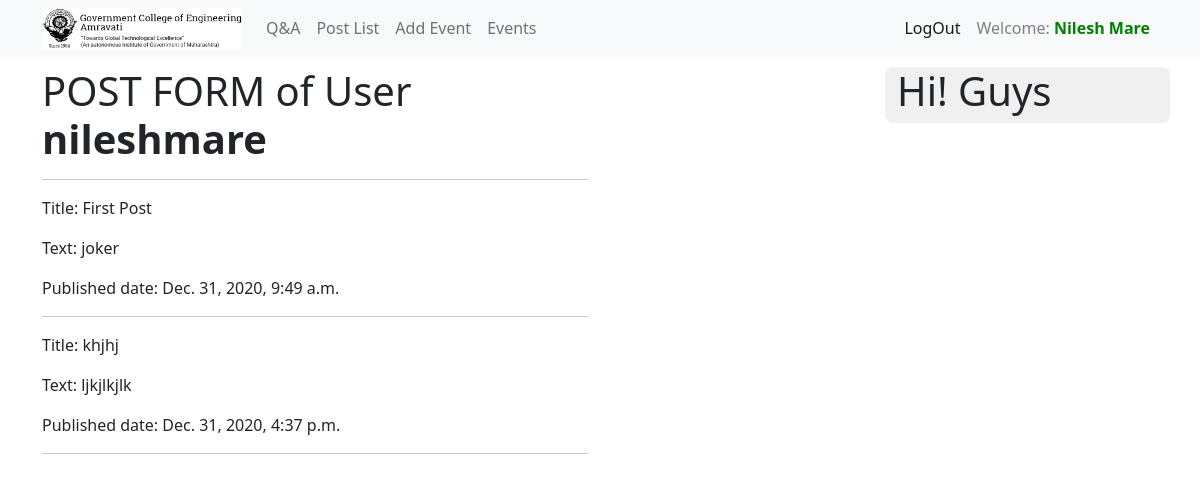
The page /1/post/detail/ (signed in) on the database its author committed.
### app/models.py (models this page shows, shortened)
class PostModel(models.Model):
    user = models.ForeignKey(User,related_name='posts',on_delete=models.CASCADE,default=0)
    title = models.CharField(max_length=255)
    info = models.TextField()
    published_date = models.DateTimeField(default=timezone.now)

### app/views.py (the view)
# urls.py: url(r'^(?P<pk>\d+)/post/detail/$',views.postdetail,name='post_detail'),
@login_required
def postdetail(request,pk):
    user = get_object_or_404(User,pk=pk)
    post_model=user.posts.all
    return render(request,'app/post_detail.html',{'post_model':post_model,
                                                  'user':user,})

### app/templates/app/post_detail.html
{%extends 'app/base.html'%}
{%block body_block%}
    <h1>POST FORM of User <B>{{user.username}}</B></h1><hr>
    {%for post in user.posts.all%}
        <p>Title: {{post.title}}</p>
        <p>Text: {{post.info}}</p>
        <p>Published date: {{post.published_date}}</p>
        <hr>
    {%endfor%}
{%endblock%}

### app/templates/app/base.html (shortened to what this page needs)
<!DOCTYPE html>
{%load static%}
<html lang="en">
<head>
    <link rel="stylesheet" href="{%static 'css/base.css'%}">
    <link href="https://cdn.jsdelivr.net/npm/bootstrap@5.0.0-beta1/dist/css/bootstrap.min.css" rel="stylesheet">
</head>
<body>
        <nav class="navbar navbar-expand-lg navbar-light bg-light">
            <div class="container">
                    <ul class="nav navbar-nav">
                    <li><a class="navbar-brand" href="{%url 'app:base'%}"><img src="{%static 'images/logo.jpg'%}" width="200"></a></li>
                    {%if user.is_authenticated%}
                       <li> <a class="nav-link" href="{%url 'app:post_new' pk=user.pk %}">Q&A</a></li>
                        <li><a class="nav-link" href="{%url 'app:post_detail' pk=user.pk%}">Post List</a></li>
                        {%if user.last_name == 'AANP'%}
                            <li><a class="nav-link" href="{%url 'app:event_form' pk=user.pk%}">Add Event</a></li>
                            <li><a class="nav-link" href="{%url 'app:event_detail' pk=user.pk%}">Events</a></li>
                        {%endif%}
                    {%endif%}
                    </ul>
                    <ul class="nav navbar-nav navbar-right">
                        {%if user.is_authenticated%}
                            <li><a class="nav-link active" href="{%url 'app:logout'%}">LogOut</a></li>
                            <li><a class="nav nav-link navbar-right" style="color:grey">Welcome: <b style="color:green"> {{user.first_name}}</b></a></li>
                        {%else%}
                           <li> <a class="nav-link" href="{%url 'app:signup'%}">SignUp</a></li>
                           <li> <a class="nav-link" href="{%url 'app:login'%}">LogIn</a></li>
                        {%endif%}
                    </ul>
            </div>
        </nav>
        <div class="container margin_padding">
           <div class="row">
                <div class="col-md-6">
                    <div>
                        {%block body_block%}{%endblock%}
                    </div>
                </div>
               <div class="col-md-6">
                    <div class="row">
                        <div class="col-md-6">
                        </div>
                        <div class="col-md-6 bgrow">
                            <div >
                                <h1>Hi! Guys</h1>
                            </div>
                        </div>
                    </div>
                </div>
           </div>
        </div>
</body>
</html>

### app/static/css/base.css (style rules this page uses)
.bgrow { background-color:#f0f0f0; border-radius:8px; }
.margin_padding { margin-top:10px; }

### rows shown on the page
PostModel: title "First Post", info "joker", published_date "Dec. 31, 2020, 9:49 a.m."
PostModel: title "khjhj", info "ljkjlkjlk", published_date "Dec. 31, 2020, 4:37 p.m."

### other values the page prints
{{ user.first_name }} "Nilesh Mare"
{{ user.username }} "nileshmare"
